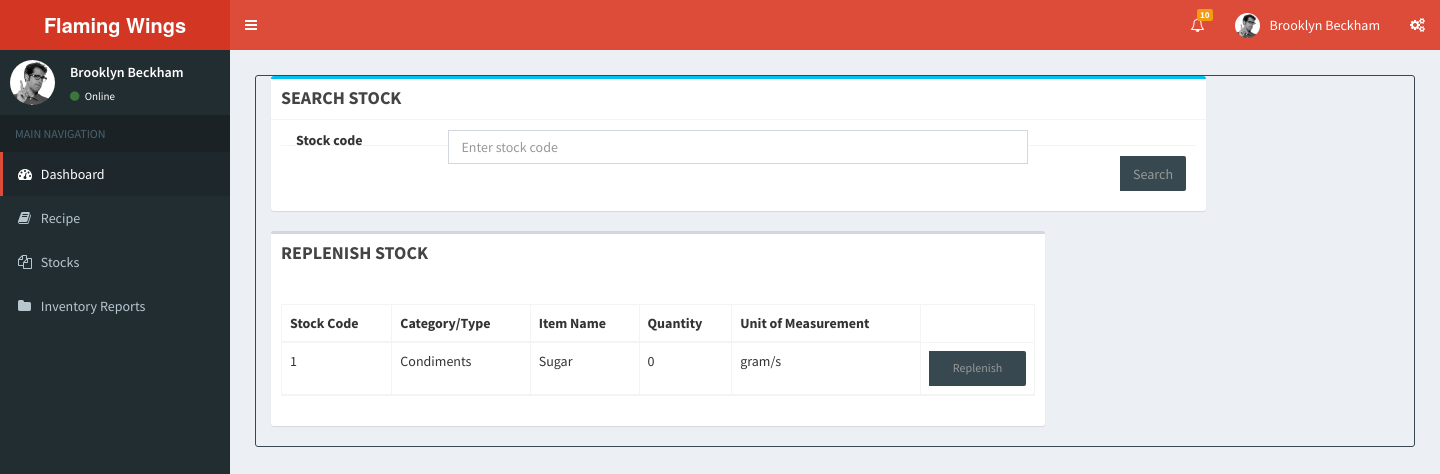
The app's page /ReplenishStock.php with its own data.
### tables this page shows
CREATE TABLE `stock` (
  `stock_id` int(4) NOT NULL,
  `sname` text NOT NULL,
  `qty` int(5) NOT NULL,
  `unit_id` int(4) NOT NULL,
  `ingName_id` int(4) NOT NULL,
  `stocktype_id` int(4) NOT NULL,
  `pack_id` int(4) NOT NULL,
  `deactivate` binary(2) NOT NULL
);

CREATE TABLE `stocktype` (
  `stocktype_id` int(4) NOT NULL,
  `stock_type` text NOT NULL
);

CREATE TABLE `unitmeasurement` (
  `unit_id` int(4) NOT NULL,
  `unit_name` varchar(30) NOT NULL
);

### ReplenishStock.php (the view, shortened to what this page needs)
<!DOCTYPE html>
<html>
  <head>
    <link rel="stylesheet" href="bootstrap/css/bootstrap.min.css">
    <link rel="stylesheet" href="https://maxcdn.bootstrapcdn.com/font-awesome/4.4.0/css/font-awesome.min.css">
    <link rel="stylesheet" href="https://code.ionicframework.com/ionicons/2.0.1/css/ionicons.min.css">
    <link rel="stylesheet" href="dist/css/AdminLTE.min.css">
    <link rel="stylesheet" href="dist/css/skins/_all-skins.min.css">
    <link rel="stylesheet" href="plugins/iCheck/flat/blue.css">
    <link rel="stylesheet" href="plugins/morris/morris.css">
    <link rel="stylesheet" href="plugins/jvectormap/jquery-jvectormap-1.2.2.css">
    <link rel="stylesheet" href="plugins/datepicker/datepicker3.css">
    <link rel="stylesheet" href="plugins/daterangepicker/daterangepicker-bs3.css">
    <link rel="stylesheet" href="plugins/bootstrap-wysihtml5/bootstrap3-wysihtml5.min.css">
    <?php
    include("dbconnection.php");
    ?>
  </head>
  <body class="hold-transition skin-red sidebar-mini">
    <div class="wrapper">
      <header class="main-header">
        <a href="MAIN.html" class="logo">
          <span class="logo-lg"><b>Flaming Wings</b></span>
        </a>
        <nav class="navbar navbar-static-top" role="navigation">
          <a href="#" class="sidebar-toggle" data-toggle="offcanvas" role="button">
          </a>
          <div class="navbar-custom-menu">
            <ul class="nav navbar-nav">
              <li class="dropdown notifications-menu">
                <a href="#" class="dropdown-toggle" data-toggle="dropdown">
                  <i class="fa fa-bell-o"></i>
                  <span class="label label-warning">10</span>
                </a>
              </li>
              <li class="dropdown user user-menu">
                <a href="#" class="dropdown-toggle" data-toggle="dropdown">
                  <img src="dist/img/user2-160x160.jpg" class="user-image" alt="User Image">
                  <span class="hidden-xs">Brooklyn Beckham</span>
                </a>
              </li>
              <li>
                <a href="#" data-toggle="control-sidebar"><i class="fa fa-gears"></i></a>
              </li>
            </ul>
          </div>
        </nav>
      </header>
      <aside class="main-sidebar">
        <section class="sidebar">
          <div class="user-panel">
            <div class="pull-left image">
              <img src="dist/img/user2-160x160.jpg" class="img-circle" alt="User Image">
            </div>
            <div class="pull-left info">
              <p>Brooklyn Beckham</p>
              <a href="#"><i class="fa fa-circle text-success"></i> Online</a>
            </div>
          </div>
          <ul class="sidebar-menu">
            <li class="header">MAIN NAVIGATION</li>
            <li class="active treeview">
              <a href="http://localhost/Flaming Wings/MAIN.php">
                <i class="fa fa-dashboard"></i> <span>Dashboard</span>
              </a>
            </li>
            <li class="treeview">
              <a href="#">
                <i class="fa fa-book"></i>
                <span>Recipe</span>
              </a>
            </li>
             <li class="treeview">
              <a href="#">
                <i class="fa fa-files-o"></i>
                <span>Stocks</span>
              </a>
            </li>
         <li class="treeview">
              <a href="#">
                <i class="fa fa-folder"></i>
                <span>Inventory Reports</span>
              </a>
            </li>
      </aside>
    <div class="content-wrapper">
       <section class="content">
          <form action="#" method="post" class="sidebar-form">
            <div class="col-xs-10">
            <div class="box box-info">
                <div class="box-header with-border">
                  <h3 class="box-title"><b>SEARCH STOCK</b></h3>
                </div>
                <form class="form-horizontal">
                  <div class="box-body">
                    <div class="form-group">
                      <label for="inputEmail3" class="col-sm-2 control-label">Stock code</label>
                      <div class="col-sm-8">
                        <input type="name" class="form-control" id="inputEmail3" placeholder="Enter stock code">
                      </div>
                    </div>
                  <div class="box-footer">
                    <button type="submit" class="btn btn-info pull-right">Search</button>
                  </div>
                </form>
              </div>
            </div>
          </form>
          <div class="row">
            <div class="col-xs-10">
              <div class="box">
                <div class="box-header">
                  <h3 class="box-title"><b>REPLENISH STOCK</b></h3>
                </div>
                <div class="box-body">
                         </div>
                <div class="box-body">
                  <table id="recentlyadded" class="table table-bordered table-hover">
                    <thead>
                      <tr>
                        <th>Stock Code</th>
                        <th>Category/Type</th>
                        <th>Item Name</th>
                        <th>Quantity</th>
                        <th>Unit of Measurement</th>
                      </tr>
                    </thead>
                    <tbody>
                       <?php
                        $sql = mysqli_query($connect, "SELECT * FROM stock NATURAL JOIN stocktype NATURAL JOIN unitmeasurement NATURAL JOIN ingredientname");
                        while ($row = mysqli_fetch_array($sql)){
                          echo "<tr>";
                          echo "<td>".$row['stock_id']."</td>";
                          echo "<td>".$row["stock_type"]."</td>";
                          echo "<td>".$row["sname"]."</td>";
                          echo "<td>".$row["qty"]."</td>";
                          echo "<td>".$row["unit_name"]."</td>";
                          echo '<td>  <button type="button" class="btn btn-block btn-default btn-sm" data-toggle="modal" data-target="#edit" aria-hidden="true">Replenish</button></td>';
                          echo "</tr>";
                        }
                         ?>
                    </tbody>
                  </table>
                   <div class="box-footer">
                  </div>
                </div>
              </div>
            </section>
          </div>
      </div>
  </body>
</html>

### records on screen
stock: stock_id "1", stocktype.stock_type "Condiments", sname "Sugar", qty "0", unit.unit_name "gram/s"
